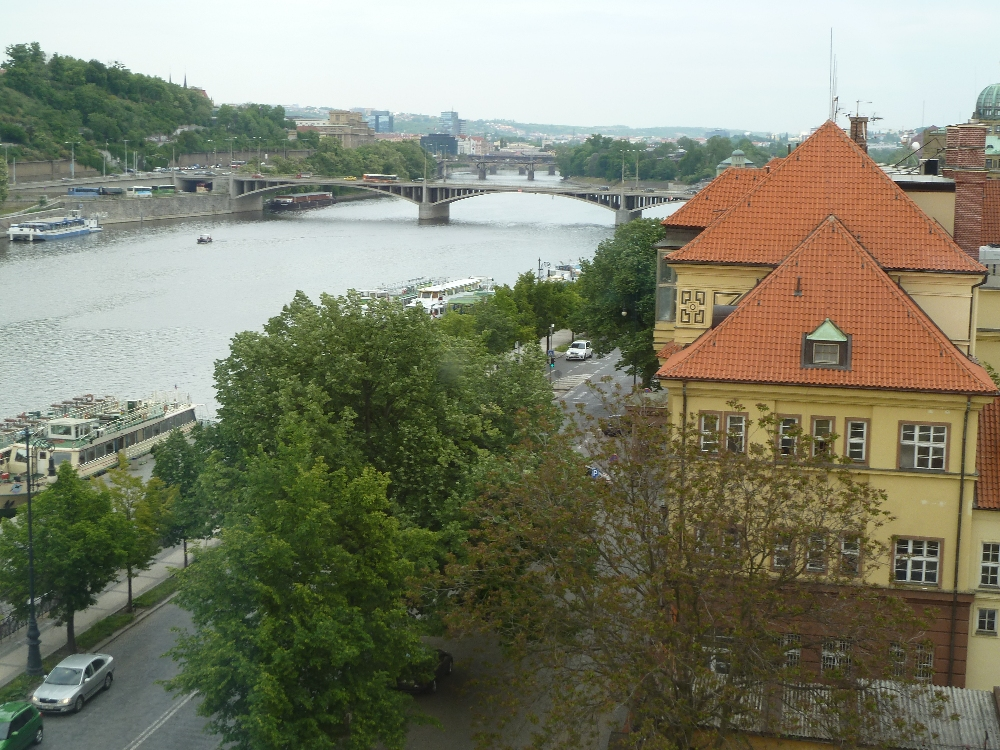
#> input picture P3.jpg, 1000 x 750 px
$ python test.py
#> lines starting #> are read from the running program, lines starting #| are printed output that depends on the picture; after the words box and inside, x2 and y2 are one past the last pixel; in counts of white or black regions, pixels touching at a corner belong together
# Creating the Python script for the enhanced image processing pipeline with segmentation.

import cv2
import numpy as np
import matplotlib.pyplot as plt

def image_processing_pipeline(image_path):
    # Load the input image
#> called with image_path = 'P3.jpg'
    image = cv2.imread(image_path, cv2.IMREAD_COLOR)
#> image is the input picture: shape (750, 1000, 3); mean B, G, R 108.3, 128.4, 126.6
    grayscale = cv2.cvtColor(image, cv2.COLOR_BGR2GRAY)
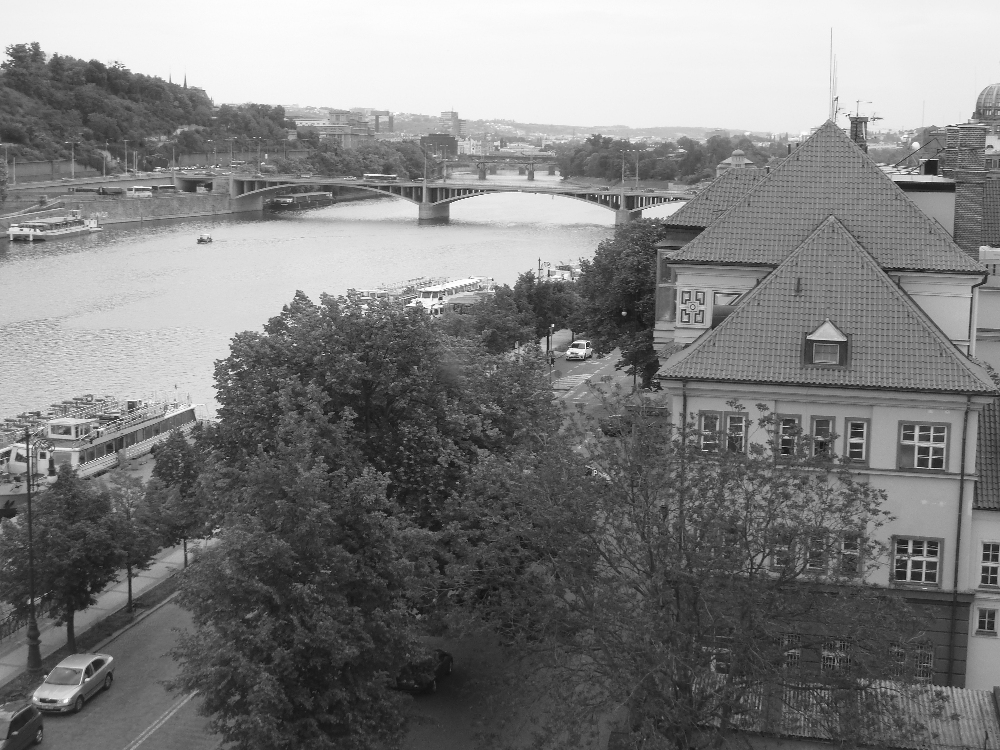
#> grayscale: shape (750, 1000); min 9, max 255, mean 125.5

    # Step 2: Preprocessing (Gaussian Blur)
    blurred = cv2.GaussianBlur(grayscale, (5, 5), 0)

    # Step 3: Enhancement (Histogram Equalization)
    equalized = cv2.equalizeHist(blurred)
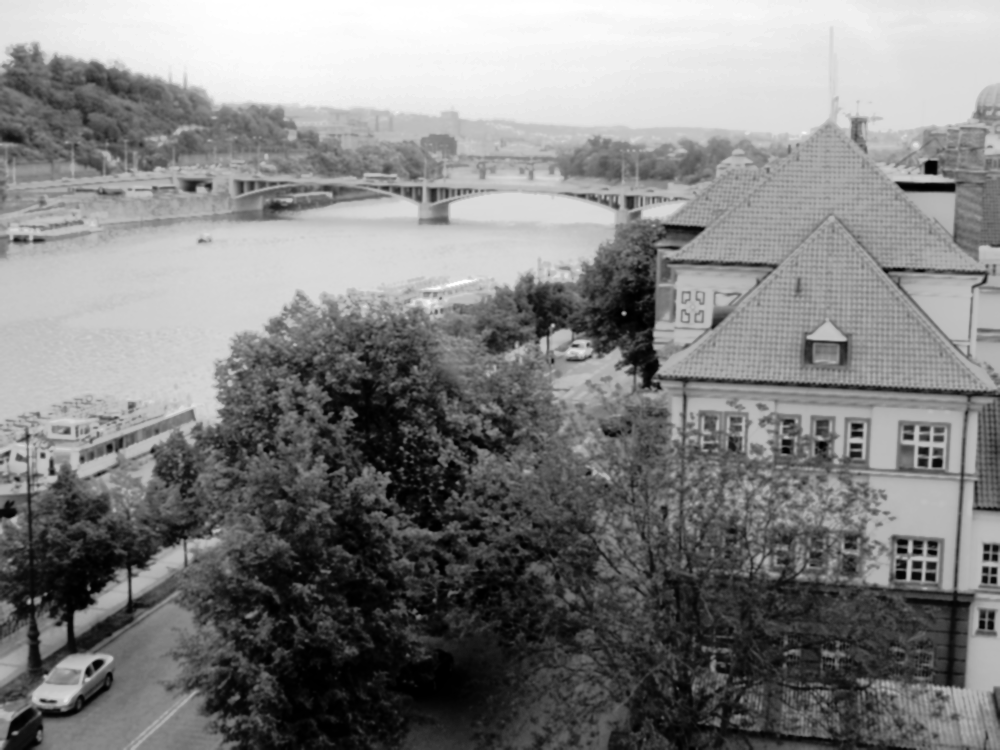
#> equalized: shape (750, 1000); min 0, max 255, mean 128.3

    # Step 4: Feature Extraction (Edge Detection using Canny)
    edges = cv2.Canny(equalized, threshold1=50, threshold2=150)
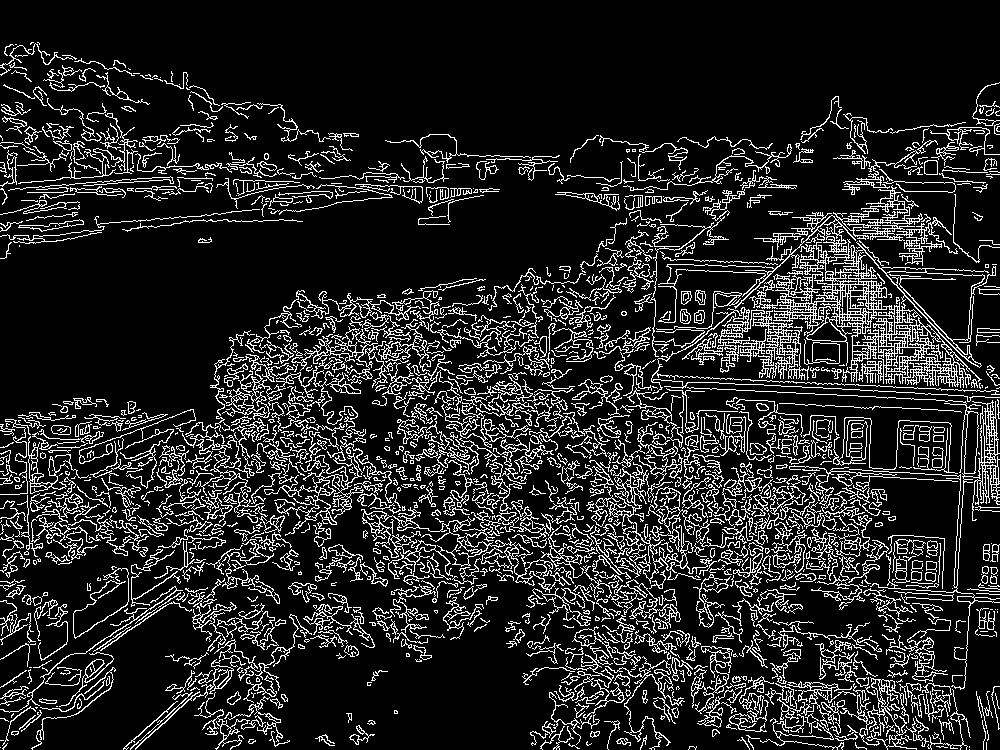
#> edges: shape (750, 1000); 14.4% white in thin lines or dots

    # Step 5: Segmentation
    # Method 1: Thresholding
    _, binary = cv2.threshold(equalized, 127, 255, cv2.THRESH_BINARY)
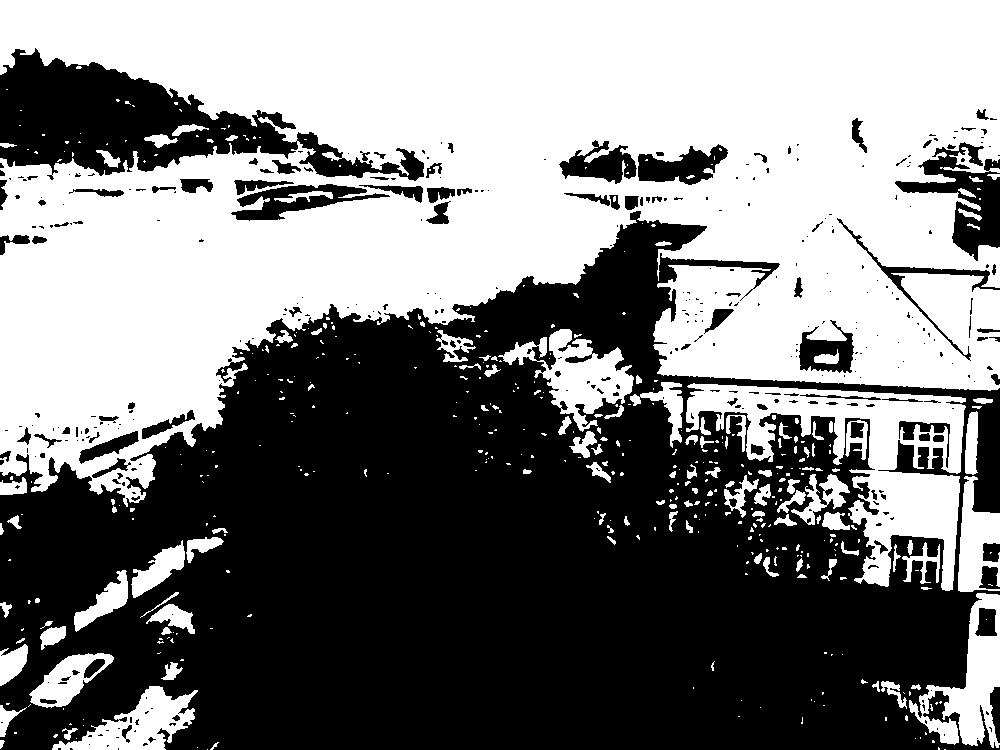
#> binary: shape (750, 1000); 50.1% white; 354 black regions (245 under 20 px), largest, box (x1, y1, x2, y2) and area: (0, 211, 1000, 750) 325465, (0, 48, 424, 181) 23266, (895, 142, 1000, 261) 4716

    # Method 2: Adaptive Thresholding
    adaptive = cv2.adaptiveThreshold(
        equalized, 255, cv2.ADAPTIVE_THRESH_GAUSSIAN_C, cv2.THRESH_BINARY, 11, 2
    )
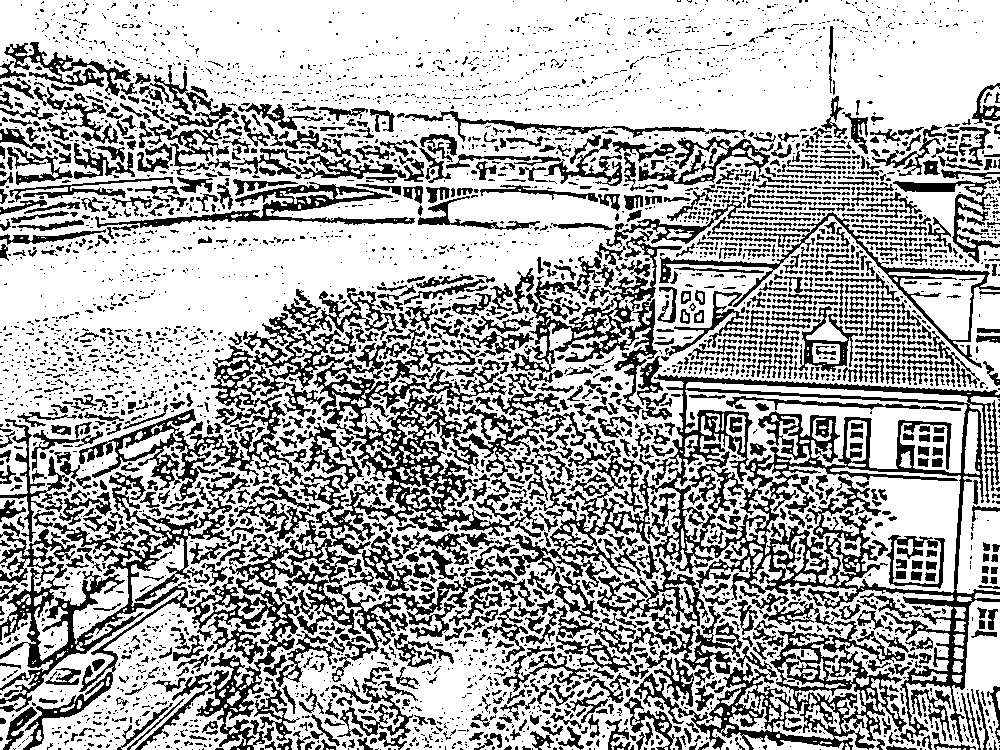
#> adaptive: shape (750, 1000); 67.6% white; 4318 black regions (3230 under 20 px), largest, box (x1, y1, x2, y2) and area: (0, 313, 545, 750) 35900, (510, 374, 1000, 744) 29341, (634, 606, 907, 750) 11033

    # Method 3: K-Means Clustering
    Z = image.reshape((-1, 3))
    Z = np.float32(Z)
    criteria = (cv2.TERM_CRITERIA_EPS + cv2.TERM_CRITERIA_MAX_ITER, 10, 1.0)
    K = 5
    _, labels, centers = cv2.kmeans(Z, K, None, criteria, 10, cv2.KMEANS_RANDOM_CENTERS)
#> centers = [[105.8, 135.1, 156.8], [201.8, 205.7, 193.7], [73.94, 98.64, 94.73], [245.4, 245.2, 234.2], [34.24, 61.27, 55.67]]
    segmented = centers[labels.flatten()].reshape(image.shape).astype("uint8")

    # Visualization
    plt.figure(figsize=(10, 8))
    plt.subplot(2, 3, 1), plt.imshow(cv2.cvtColor(image, cv2.COLOR_BGR2RGB)), plt.title("Original")
    plt.subplot(2, 3, 2), plt.imshow(grayscale, cmap="gray"), plt.title("Grayscale")
    plt.subplot(2, 3, 3), plt.imshow(blurred, cmap="gray"), plt.title("Blurred")
    plt.subplot(2, 3, 4), plt.imshow(edges, cmap="gray"), plt.title("Edges")
    plt.subplot(2, 3, 5), plt.imshow(binary, cmap="gray"), plt.title("Thresholding")
    plt.subplot(2, 3, 6), plt.imshow(segmented), plt.title("K-Means Segmentation")
    plt.tight_layout()
    plt.show()
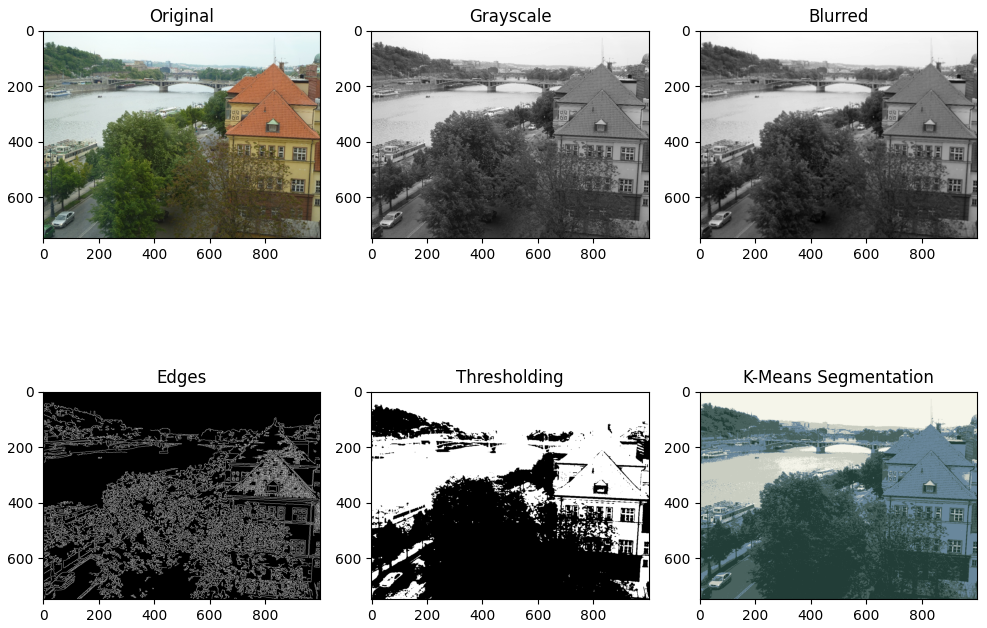
#> figure drawn by matplotlib, 6 panels; B, G, R data is drawn as R, G, B

# Example usage
# Replace 'image.jpg' with the path to your image file.

image_processing_pipeline('P3.jpg')

$ run again, with example.png saved as P3.jpg
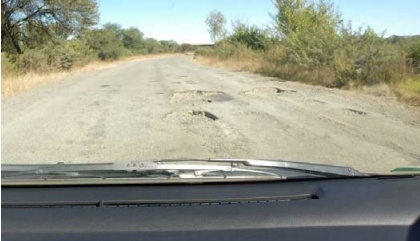
#> input picture example.png, 420 x 241 px
#> in image_processing_pipeline, image is the input picture: shape (241, 420, 3); mean B, G, R 140.8, 155.8, 153.6
#> in image_processing_pipeline, `edges = cv2.Canny(equalized, threshold1=50, threshold2=150)`:
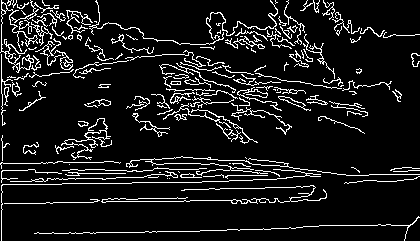
#> edges: shape (241, 420); 9.8% white in thin lines or dots
#> binary: shape (241, 420); 50.1% white; 18 black regions (8 under 20 px), largest, box (x1, y1, x2, y2) and area: (0, 159, 420, 241) 30795, (0, 0, 420, 109) 19337, (204, 112, 218, 121) 68
#> adaptive: shape (241, 420); 66% white; 657 black regions (458 under 20 px), largest, box (x1, y1, x2, y2) and area: (1, 157, 420, 241) 5450, (11, 20, 273, 80) 3576, (57, 217, 420, 241) 1742
#> centers = [[179, 201.6, 206.3], [84.48, 84.91, 79.48], [109.8, 139.9, 140.6], [248.3, 244.2, 214.8], [34.54, 34.78, 32.17]]
#> in image_processing_pipeline, `segmented = centers[labels.flatten()].reshape(image.shape).astype("uin..`:
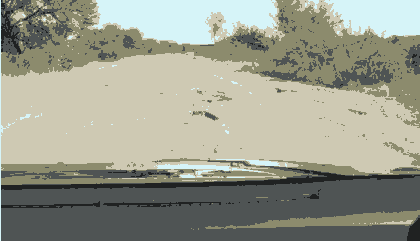
#> segmented: shape (241, 420, 3); mean B, G, R 140.4, 155.1, 153.1

$ run again, with image1.png saved as P3.jpg
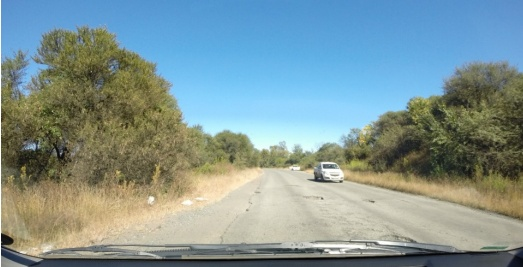
#> input picture image1.png, 523 x 267 px
#> in image_processing_pipeline, image is the input picture: shape (267, 523, 3); mean B, G, R 149.8, 149.6, 128.7
#> in image_processing_pipeline, `edges = cv2.Canny(equalized, threshold1=50, threshold2=150)`:
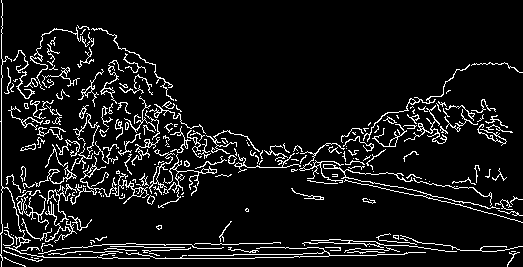
#> edges: shape (267, 523); 8.4% white in thin lines or dots
#> binary: shape (267, 523); 50.7% white; 22 black regions (14 under 20 px), largest, box (x1, y1, x2, y2) and area: (0, 25, 523, 241) 45764, (2, 0, 523, 32) 12985, (0, 230, 523, 267) 9673
#> adaptive: shape (267, 523); 71.6% white; 1576 black regions (1402 under 20 px), largest, box (x1, y1, x2, y2) and area: (0, 0, 523, 267) 10395, (364, 77, 508, 154) 2206, (259, 128, 449, 182) 2049
#> centers = [[249.2, 215.9, 152.7], [95.83, 129.3, 134], [53.28, 71.67, 71.25], [170.2, 194.6, 202.2], [218.9, 165.4, 97.41]]
#> in image_processing_pipeline, `segmented = centers[labels.flatten()].reshape(image.shape).astype("uin..`:
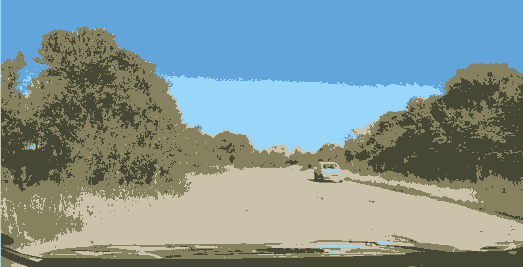
#> segmented: shape (267, 523, 3); mean B, G, R 149.2, 149.1, 128.5
